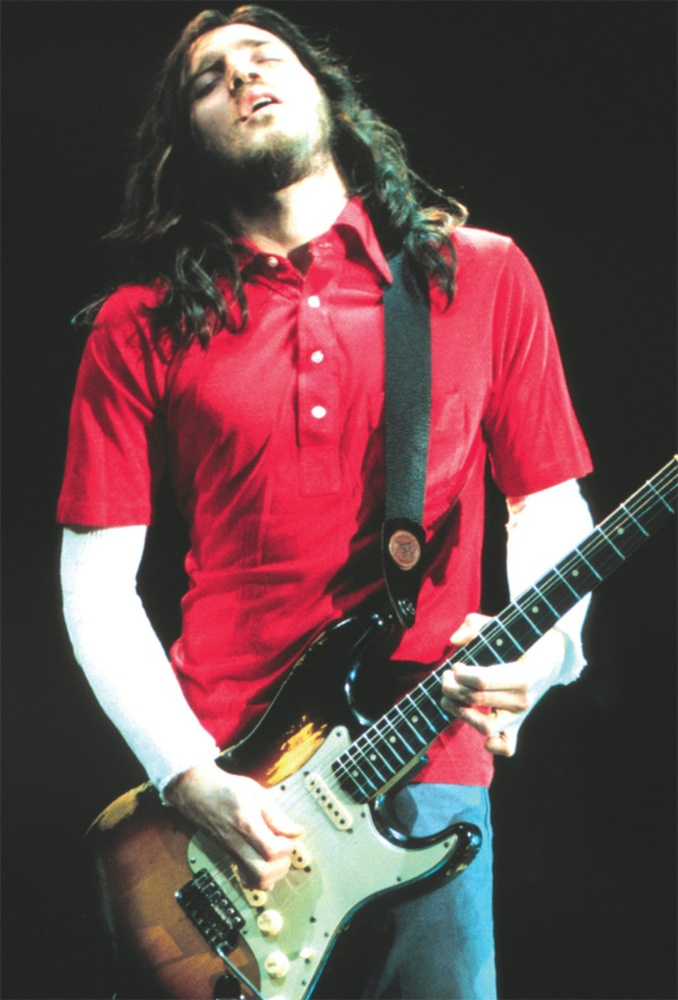
#> input picture john1.jpg, 678 x 1000 px, shrunk from 813 x 1200 before the run
$ python flipping.py
#> lines starting #> are read from the running program, lines starting #| are printed output that depends on the picture
import numpy as np
import argparse
import imutils
import cv2

##ap = argparse.ArgumentParser() #use diffrent image
##ap.add_argument("-i", "--image", required = True,
##	help = "path to the image")
##args = vars(ap.parse_args())

image = cv2.imread("john1.jpg") #use always the same image in folder
#> image is the input picture: shape (1000, 678, 3); mean B, G, R 77.2, 75.8, 105
cv2.imshow("Orginal", image)

flipped = cv2.flip(image, 1)
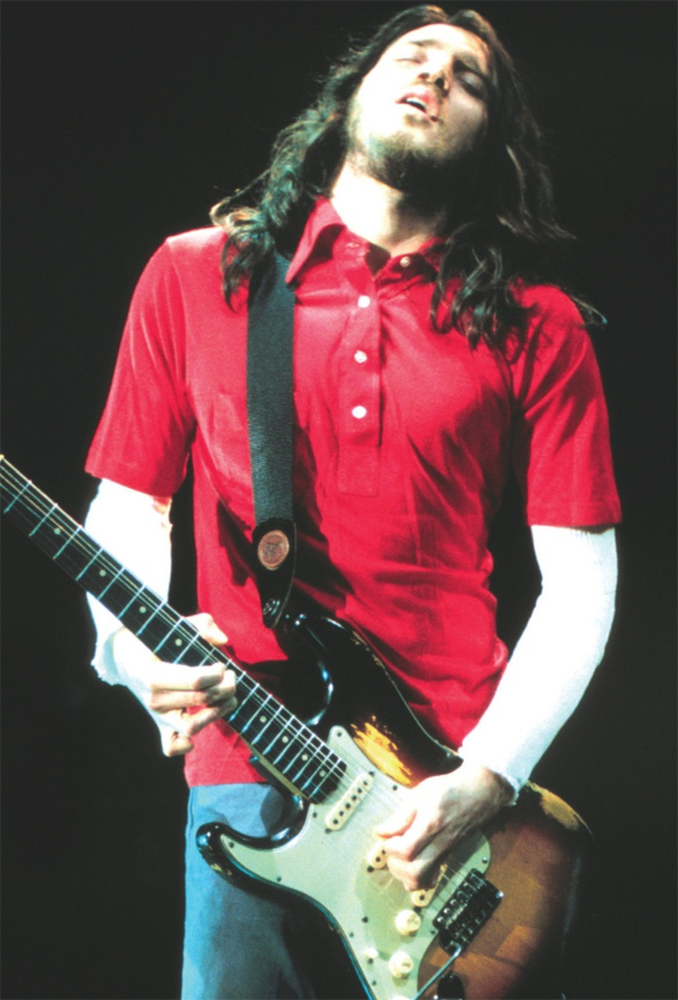
#> flipped: shape (1000, 678, 3); mean B, G, R 77.2, 75.8, 105
cv2.imshow("Flipped Horizontally", flipped)

flipped = cv2.flip(image, 0)
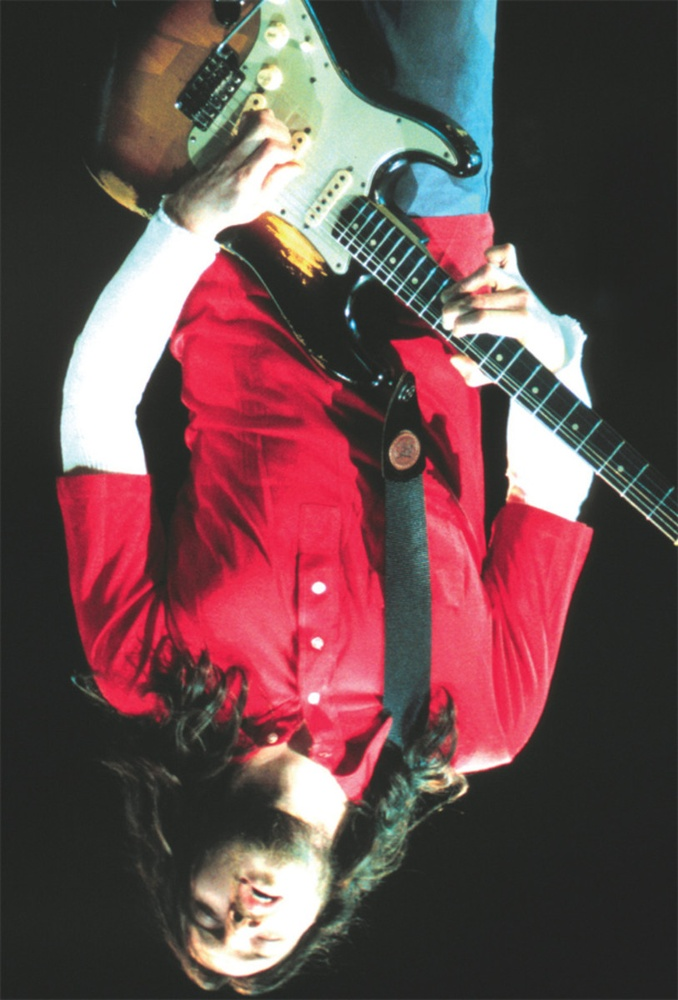
#> flipped: shape (1000, 678, 3); mean B, G, R 77.2, 75.8, 105
cv2.imshow("Flipped Vertically", flipped)

flipped = cv2.flip(image, -1)
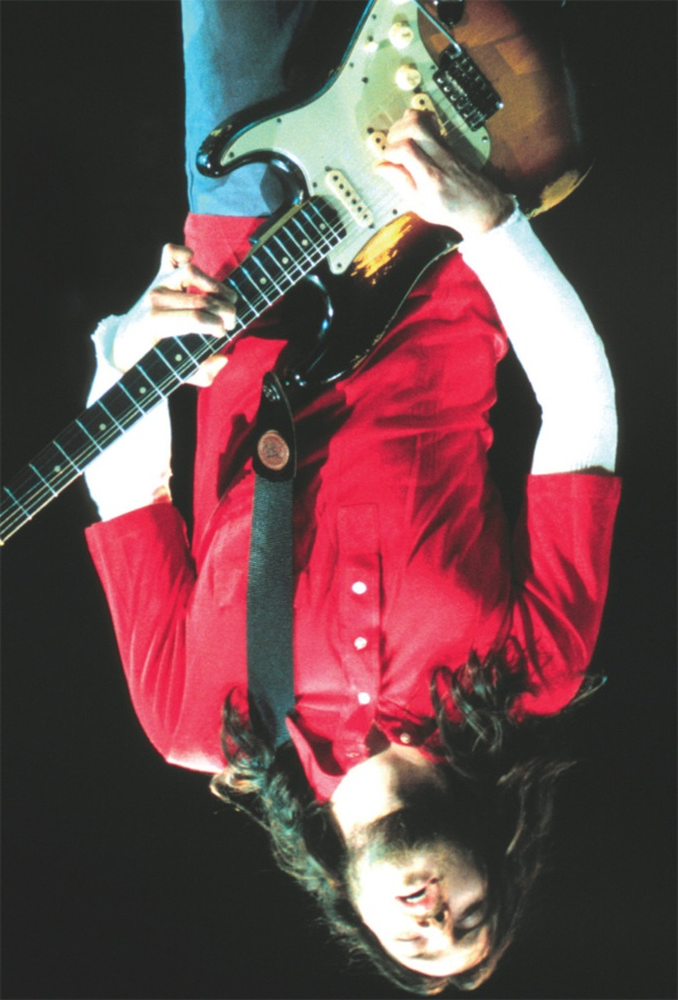
#> flipped: shape (1000, 678, 3); mean B, G, R 77.2, 75.8, 105
cv2.imshow("Flipped Horizontally and Vertically", flipped)

cv2.waitKey(0)
